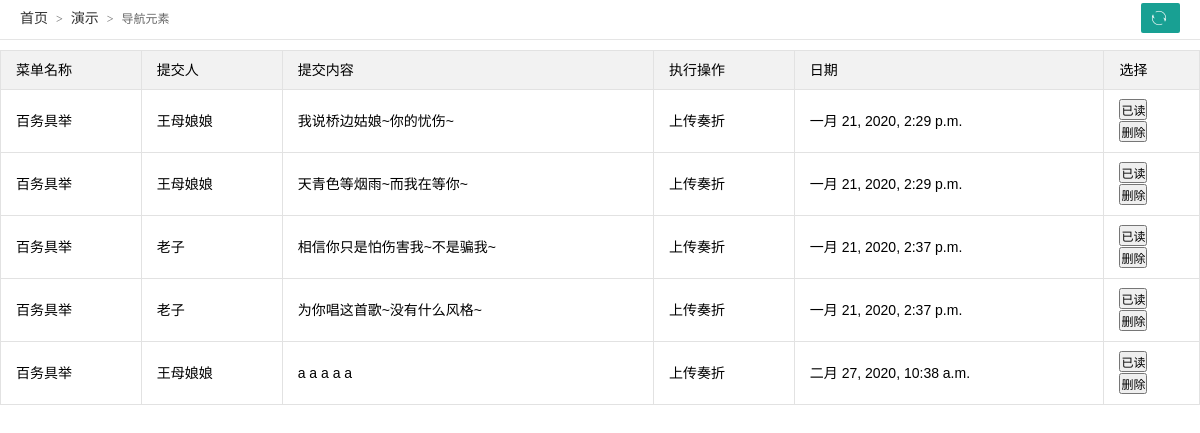
/orderli/ (signed in), run on the app's committed database.
### tiantingapp/models.py (models this page shows)
class Ory(models.Model):
    o_name = models.CharField(max_length=10)
    o_arts = models.CharField(max_length=10)
    o_mark = models.CharField(max_length=20)
    o_exe = models.CharField(max_length=10)
    o_time = models.DateTimeField(auto_now_add=True)

### tiantingapp/views.py (the view, shortened to what this page needs)
# urls.py: path('orderli/', OrderDetailView.as_view(), name='orderli'),
class OrderDetailView(View):
    def get(self, request):
        li = []
        dic = {}
        gg = request.session.get('username')
        uu = Touch.objects.filter(t_name=gg).values('tr_id__r_name')
        for x in uu:
            if x['tr_id__r_name'] == '帝王':
                dw = Ory.objects.filter(o_exe='上传奏折')
                for q in dw:
                    li.append(q)
                dic['dw'] = 'ww'
                dic['li'] = li
                return render(request, 'order-list.html', dic)
            else:
                return render(request, 'order-list.html')

### templates/order-list.html (shortened to what this page needs)
<!DOCTYPE html>
<html>
  <head>
      {% load static %}
    <link rel="stylesheet" href="{% static 'css/font.css' %}">
    <link rel="stylesheet" href="{% static 'css/xadmin.css' %}">
  </head>
  <body>
    <div class="x-nav">
      <span class="layui-breadcrumb">
        <a href="">首页</a>
        <a href="">演示</a>
        <a>
          <cite>导航元素</cite></a>
      </span>
      <a class="layui-btn layui-btn-small" style="line-height:1.6em;margin-top:3px;float:right" href="javascript:location.replace(location.href);" title="刷新">
        <i class="layui-icon" style="line-height:30px">ဂ</i></a>
    </div>
    {% if dw %}
        <table class="layui-table">
        <thead>
          <tr>
            <th>菜单名称</th>
            <th>提交人</th>
            <th>提交内容</th>
            <th>执行操作</th>
            <th>日期</th>
            <th>选择</th>
            </tr>
        </thead>
        <tbody>
          <tr>
              {% for x in li %}
                  <td>{{ x.o_name }}</td>
                  <td>{{ x.o_arts }}</td>
                  <td>{{ x.o_mark }}</td>
                  <td>{{ x.o_exe }}</td>
                  <td>{{ x.o_time }}</td>
                  <td class="td-manage">
                     <form method="post">
                      <input type="submit" value="已读">
                         </form>
                  <form method="post">
                      <input type="submit" value="删除">
                         </form>
          </tr>
        {% endfor %}
        </tbody>
      </table>
    {% endif %}
  </body>
</html>

### static/css/xadmin.css (style rules this page uses)
* { margin: 0px; padding: 0px; font-family: "Microsoft Yahei", Helvetica, Arial, sans-serif; font-size: 12px; }
a { text-decoration: none; }
html { width: 100%; height: 100%; overflow-x:hidden; overflow-y:auto; }
body { width: 100%; min-height: 100%; }
.x-nav { padding: 0 20px; position: relative; z-index: 99; border-bottom: 1px solid #e5e5e5; line-height: 39px; height: 39px; overflow: hidden; }
table th, table td { word-break: break-all; }

### data on the page
Ory: o_name "百务具举", o_arts "王母娘娘", o_mark "我说桥边姑娘~你的忧伤~", o_exe "上传奏折", o_time "一月 21, 2020, 2:29 p.m."
Ory: o_name "百务具举", o_arts "王母娘娘", o_mark "天青色等烟雨~而我在等你~", o_exe "上传奏折", o_time "一月 21, 2020, 2:29 p.m."
Ory: o_name "百务具举", o_arts "老子", o_mark "相信你只是怕伤害我~不是骗我~", o_exe "上传奏折", o_time "一月 21, 2020, 2:37 p.m."
Ory: o_name "百务具举", o_arts "老子", o_mark "为你唱这首歌~没有什么风格~", o_exe "上传奏折", o_time "一月 21, 2020, 2:37 p.m."
Ory: o_name "百务具举", o_arts "王母娘娘", o_mark "a a a a a", o_exe "上传奏折", o_time "二月 27, 2020, 10:38 a.m."
